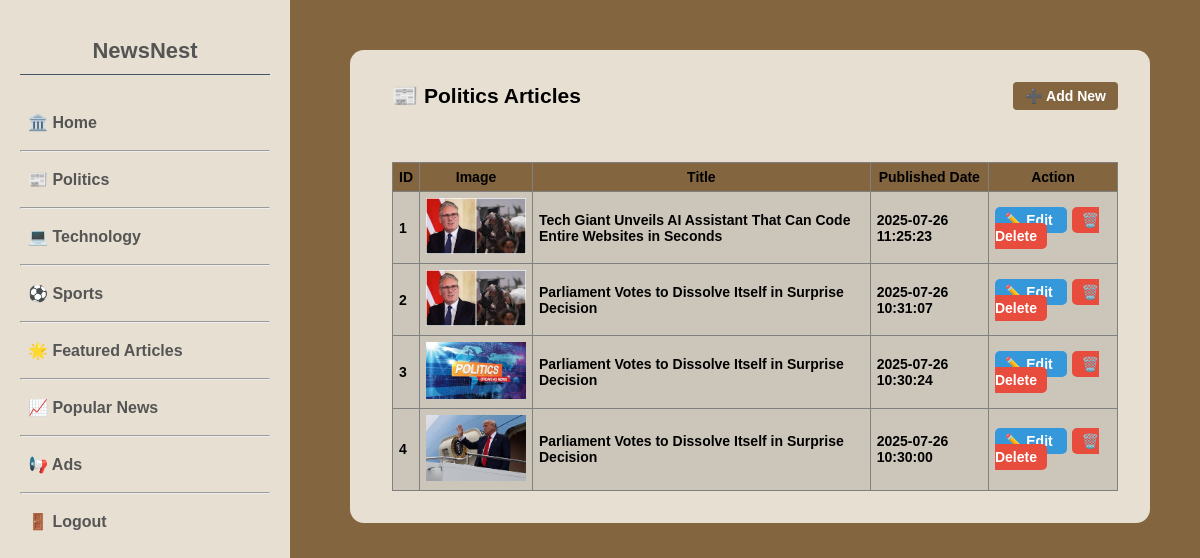
The page /dashboard/Politics/index.php on the database its author committed.
### tables this page shows
CREATE TABLE IF NOT EXISTS `articles` (
  `article_id` int NOT NULL AUTO_INCREMENT,
  `title` varchar(255) DEFAULT NULL,
  `content` text,
  `image_url` varchar(255) DEFAULT NULL,
  `category_id` int DEFAULT NULL,
  `author_id` int DEFAULT NULL,
  `published_date` timestamp NULL DEFAULT CURRENT_TIMESTAMP,
  PRIMARY KEY (`article_id`),
  KEY `category_id` (`category_id`),
  KEY `author_id` (`author_id`)
);

### dashboard/Politics/index.php (the view, shortened to what this page needs)
<?php include '../layouts/header.php';
include '../../SQL/db_connect.php'; ?>
<div style="margin-left: 10px; padding: 10px;  font-size: 14px;">
    <div style="display: flex; justify-content: space-between; align-items: center; margin-bottom: 2px;">
        <h2 style="margin: 0;">📰 Politics Articles</h2>
        <a href='../Politics/new.php' class='add-btn' style="padding: 6px 12px;">➕ Add New</a>
    </div>
    <br>
    <br><br>
    <table border="1" cellpadding="6" cellspacing="0" style="width: 100%; background-color: #5453522f; border-collapse: collapse; margin-top: 2px;">
        <thead style="background-color: #836540;">
            <tr>
                <th>ID</th>
                <th>Image</th>
                <th>Title</th>
                <th>Published Date</th>
                <th>Action</th>
            </tr>
        </thead>
        <tbody>
            <?php
            $sql = "SELECT article_id,image_url, title, published_date FROM articles WHERE category_id = (
                        SELECT category_id FROM categories WHERE category_name = 'Politics' LIMIT 1
                    ) ORDER BY published_date DESC";
            $result = $conn->query($sql);
            if ($result && $result->num_rows > 0) {
                $count = 1;
                while ($row = $result->fetch_assoc()) {
                    echo "<tr>";
                    echo "<td>{$count}</td>";
                    echo "<td><img src='../../uploads/{$row['image_url']}' alt='Article Image' style='width: 100px; height: auto;'></td>";
                    echo "<td>{$row['title']}</td>";
                    echo "<td>{$row['published_date']}</td>";
                    echo "<td>
        <a href='edit.php?id={$row['article_id']}'
           style='padding: 5px 10px; background-color: #3498db; color: white; border-radius: 5px; text-decoration: none; margin-right: 5px;'>
           ✏️ Edit
        </a>
<a href='../delete_article.php?id={$row['article_id']}'
           style='padding: 5px 10px; background-color: #e74c3c; color: white; border-radius: 5px; text-decoration: none;'
           onclick=\"return confirm('Are you sure you want to delete this article?');\">
           🗑️ Delete
        </a>
      </td>";
                    $count++;
                }
            } else {
                echo "<tr><td colspan='5'>No articles found in Politics category.</td></tr>";
            }
            ?>
        </tbody>
    </table>
</div>
<?php include '../layouts/footer.php'; ?>

### front/css/styles.css (style rules this page uses)
body { background-size: cover; background-color: #836540; font-family: "Lalezar", sans-serif; font-weight: bold; font-size: 20px; display: flex; flex-direction: column; margin: 0; height: 100%; }
html { height: 100%; scroll-behavior: smooth; margin: 0; }
.add-btn { background-color: #836540; color: white; padding: 6px 12px; text-decoration: none; border-radius: 4px; }
table { margin-top: 0; / }

### rows shown on the page
articles: image_url (picture), title "Tech Giant Unveils AI Assistant That Can Code Entire Websites in Seconds", published_date "2025-07-26 11:25:23"
articles: image_url (picture), title "Parliament Votes to Dissolve Itself in Surprise Decision", published_date "2025-07-26 10:31:07"
articles: image_url (picture), title "Parliament Votes to Dissolve Itself in Surprise Decision", published_date "2025-07-26 10:30:24"
articles: image_url (picture), title "Parliament Votes to Dissolve Itself in Surprise Decision", published_date "2025-07-26 10:30:00"
